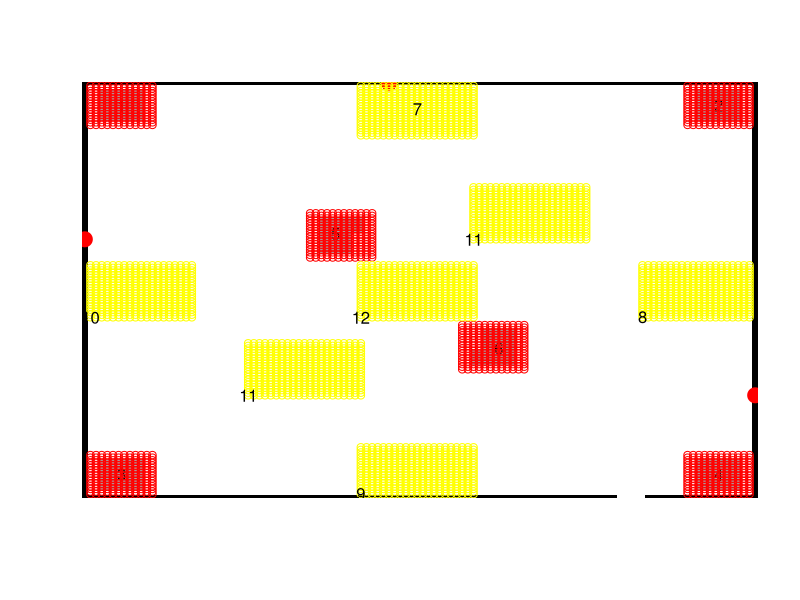

Source code (R): (Note: this script raises an error after producing the figure.)

# We begin creating an open space environment... with tables, 30x40 meters
  layout <- matrix(0,120,160) #Walkable space or wall? binary
  layout[c(1,120),]<-1; layout[,c(1,160)]<-1; layout[96:100,1]<-0 #Door
  # Add activity tables in greish (2x3 meter ones)
  layout[4:11,146:157] <- 0.35;  layout[110:117,146:157] <- 0.35; layout[4:11,4:15] <- 0.35; layout[110:117,4:15] <- 0.35;
  layout[c(43:48),c(95:102)] <- 0.35; layout[c(43:50),c(103:108)] <- 0.35; #10 and 15 meters off centre
  layout[c(70:77),c(52:57)] <- 0.35; layout[c(72:77),c(58:65)] <- 0.35;

  # We draw the layout
  image(1:120,1:160,layout,zlim=c(0,1),col = grey(seq(1, 0, length = 120)),xaxt='n',yaxt='n',ann=F,axes=FALSE)#,useRaster = T)
  points(c(95,101),c(0,0),pch=15,cex=0.5)
  
# We place the access points...
  points(c(1,55,120),c(100,160,40),pch=19,col="red",cex=2)
  
# Name locations... numerically to put transitions on a list
  text(c(7.5,113.5,7.5,113.5,45.5,74.5),c(151.5,151.5,9.5,9.5,102,58),labels=c("1","2","3","4","5","6"))

# Task clusters and Transition routes, 15s from cluster to cluster
  TaskC <- vector(mode="list",length = 12)
  TaskC[[1]] <- expand.grid(2:13,144:159); points(TaskC[[1]],col="red")
  TaskC[[2]] <- expand.grid(108:119,144:159); points(TaskC[[2]],col="red")
  TaskC[[3]] <- expand.grid(2:13,2:17); points(TaskC[[3]],col="red")
  TaskC[[4]] <- expand.grid(108:119,2:17); points(TaskC[[4]],col="red")
  TaskC[[5]] <- expand.grid(41:52,93:110); points(TaskC[[5]],col="red")
  TaskC[[6]] <- expand.grid(68:79,50:67); points(TaskC[[6]],col="red")
  TaskC[[7]] <- expand.grid(50:70,140:159); points(TaskC[[7]],col="yellow"); text(60,150,label="7")
  TaskC[[8]] <- expand.grid(100:119,70:90); points(TaskC[[8]],col="yellow");text(100,70,label="8")
  TaskC[[9]] <- expand.grid(50:70,2:20); points(TaskC[[9]],col="yellow");text(50,2,label="9")
  TaskC[[10]] <- expand.grid(2:20,70:90); points(TaskC[[10]],col="yellow");text(2,70,label="10")
  TaskC[[11]] <- rbind(expand.grid(30:50,40:60),expand.grid(70:90,100:120)); points(TaskC[[11]],col="yellow");text(c(30,70),c(40,100),labels=c("11","11"))
  TaskC[[12]] <- expand.grid(50:70,70:90); points(TaskC[[12]],col="yellow");text(50,70,label="12")
  
# Trans Matrix index
  transMat <- matrix(c(0,7,10,11,1,5,7,0,12,8,2,2,10,12,0,9,3,3,11,8,9,0,6,4,5,5,5,6,0,5,5,6,6,6,6,0),6,6)

# Signal model (diag 50 meters, then 30x40)
  getSignal <- function(dist){
    return(-30-16*log(1+dist) + rnorm(1,0,2))
  } # If signal below whatever... we do unobserved! use bottom %5 quantile
  getSignals <- function(location){
    location <- loc
    toNorth <- sqrt(sum(((c(55,160)-location)/4)^2))
    toWest <- sqrt(sum(((c(1,100)-location)/4)^2))
    toEast <- sqrt(sum(((c(120,40)-location)/4)^2))
    return(sapply(c(toNorth,toWest,toEast),getSignal))
  }

# Start simulating data, scans will happen every 15s, and transitions from cluster to cluster (if need to move)
  shift <- rep(NA,24000) #100 hours of Scans 100*60*4
  candidateTables<-matrix(0,24000,6); colnames(candidateTables)<-as.character(1:6)
  observedAP<-matrix(1,24000,3); colnames(observedAP)<-c("North","West","East")
    #This one we will populate using logical comparisons on signals, then remove signals
  observedRS<-matrix(NA,24000,3); colnames(observedRS)<-c("North","West","East")
  
# Each shift 30m... 30*4=120 scans... easy to represent on plots
  idx <- 1
  for (sft in 1:200){
    #First iteration
      shift[idx] <- sft
      locCode <- 4
      loc <- TaskC[[locCode]][sample(1:nrow(TaskC[[locCode]]),1),] # Everyone starts at D, they finish where their last task was!
      observedRS[idx,] <- getSignals(loc)
      candidateTables[idx,]<-rep(0,6) # Reset Tasks
      #Task comes up?
        if(runif(1)<0.75) candidateTables[idx+1,sample(1:6,1)] <- 1 
      idx <- idx +1
      for (iter in 1:119) {
        shift[idx] <- sft
        #Choose next location based on tasks, first: any task to finish? if not, move
        if (locCode>6){ # Just get him to whetever he was going
          locCode <- toGo
          loc <- TaskC[[locCode]][sample(1:nrow(TaskC[[locCode]]),1),] 
          observedRS[idx,] <- getSignals(loc)
          candidateTables[idx+1,] <- candidateTables[idx,]
          idx <- idx+1
        } else if (candidateTables[idx,locCode]>0 || sum(candidateTables[idx,])==0){
          loc <- TaskC[[locCode]][sample(1:nrow(TaskC[[locCode]]),1),] 
          observedRS[idx,] <- getSignals(loc)
          candidateTables[idx+1,] <- candidateTables[idx,]
          #Task over? if any
          if(candidateTables[idx,locCode]>0 & runif(1)< (iter<100)*0.2+(iter>=100)*0.5) candidateTables[idx+1,locCode] <- candidateTables[idx+1,locCode] - 1           
          #Task assigned?
          if(runif(1)<0.25 && sum(candidateTables[idx+1,])<5 && iter<100) {
            probs<-rep(1,6); probs[locCode]<-5
            candidateTables[idx+1,] <- candidateTables[idx+1,] + rmultinom(1,1,prob=probs) 
          } #more likelihood to get it assigned where you are
          idx <- idx+1
        } else {
          toGo <- which.max(candidateTables[idx,]) # A transition, not task adding or completing when transitioning
          locCode <- transMat[locCode,toGo]
          loc <- TaskC[[locCode]][sample(1:nrow(TaskC[[locCode]]),1),] 
          observedRS[idx,] <- getSignals(loc)
          candidateTables[idx+1,] <- candidateTables[idx,]
          idx <- idx+1
        }
      }  
  }
  
  #Prepare to save things (and create observed AP)
  cut<-quantile(observedRS,0.05)
  observedAP[which(observedRS<cut)]<-0
  
  save(candidateTables,file="candidateTables.Rdata")
  save(observedRS,file="observedRS.Rdata")
  save(observedAP,file="observedAP.Rdata")
  
  
  plot(density(observedRS[candidateTables[,2]>1,1]))
  colMeans(observedAP[candidateTables[,2]>1,])
  
  
  